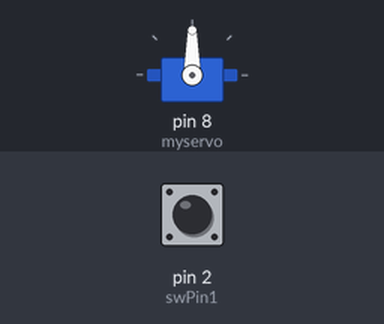
A sketch run on a simulated Arduino Uno, built with avr-gcc and run on an emulated ATmega328P. Shown: servo. Inputs (shaded band) come from the test bench; at power-on: pin 2 (swPin1) LOW.

Above: at 1.2 s.
1.3 s: pin 2 (swPin1) pulled HIGH for 3.2 s
At 3.1 s:
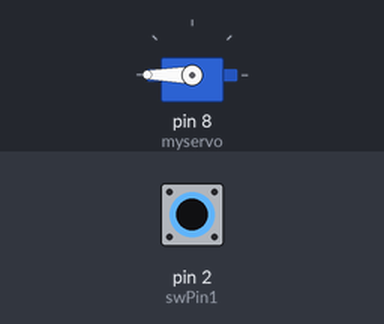
7.5 s: pin 2 (swPin1) pulled HIGH for 0.15 s
At 9.8 s:
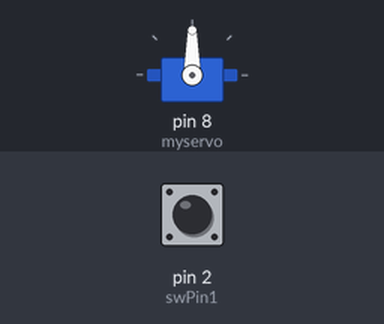
10.6 s: pin 2 (swPin1) pulled HIGH for 1 s
At 12.4 s:
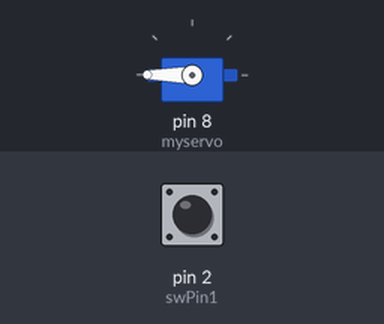
Timing chart, 0 to 14.1 s (numbered marks = the images above; inputs shaded):
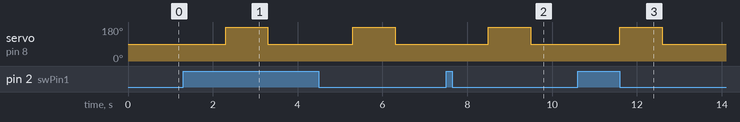

Measured:
- after the input at 1.3 s, servo on pin 8 (myservo): alternates 180° for 1.0 s and 90° for 2.0 s, starting after 1.0 s
- after the input at 7.5 s, servo on pin 8 (myservo): 90° → 180° after 1.0 s, → 90° 1.0 s later
- after the input at 10.6 s, servo on pin 8 (myservo): 90° → 180° after 1.0 s, → 90° 1.0 s later

The sketch:

ServoTest1.ino
```cpp
#include <Servo.h>
Servo myservo;

const int swPin1 = 2;

void setup() {
  myservo.attach(8);
}

void loop() {
  if (digitalRead(swPin1) == HIGH) { //(without this its continious)
    myservo.write(90);
    delay(1000);
    myservo.write(200);
    delay(1000);
    myservo.write(90);
    delay(1000);
 }
}
```
